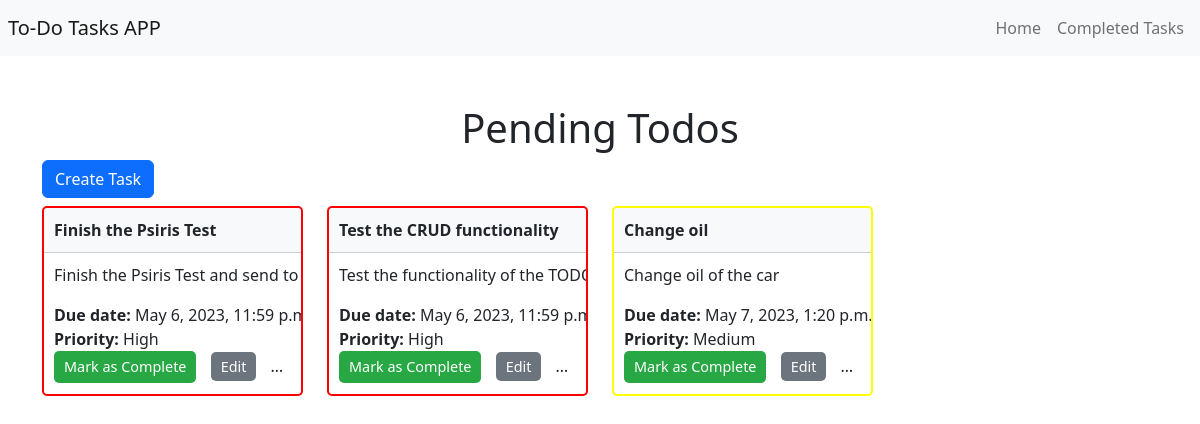
The app's page /, older data.
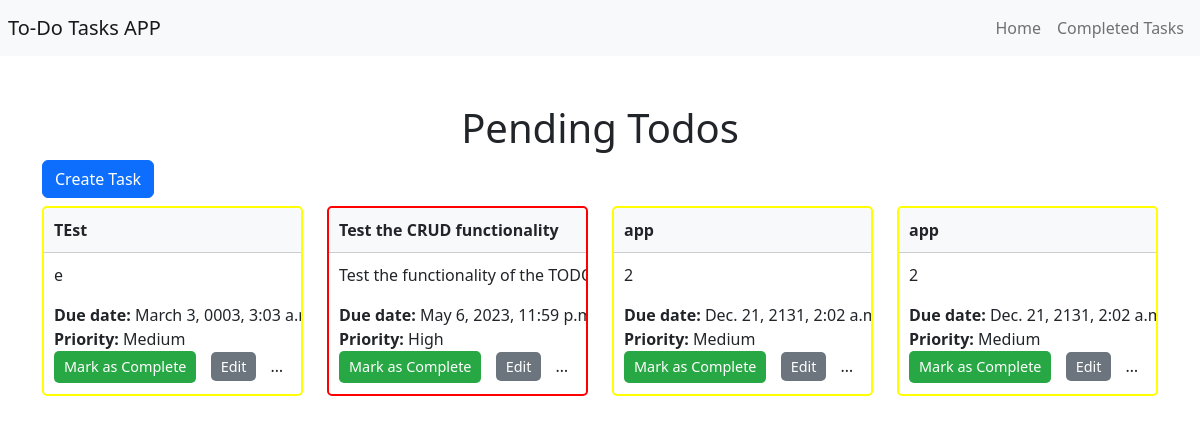
The same page, newer data.
### todo/models.py (models this page shows, shortened)
class Task(models.Model):
    HIGH = 'H'
    MEDIUM = 'M'
    LOW = 'L'
    PRIORITY_CHOICES = [
        (HIGH, 'High'),
        (MEDIUM, 'Medium'),
        (LOW, 'Low'),
    ]
    title = models.CharField(max_length=200)
    description = models.TextField()
    due_date = models.DateTimeField(default=timezone.now)
    priority = models.CharField(max_length=1, choices=PRIORITY_CHOICES, default=MEDIUM)
    completed = models.BooleanField(default=False)

### todo/views.py (the view)
# urls.py: path('', views.task_list, name='task_list'),
def task_list(request):
    tasks = Task.objects.filter(completed=False).order_by('due_date', 'priority')
    return render(request, 'todo/task_list.html', {'tasks': tasks})

### todo/templates/todo/task_list.html (shortened to what this page needs)
{% extends "todo/base.html" %}
{% load static %}
{% block content %}
  <h1 style="text-align:center;">Pending Todos</h1>
  <button type="button" class="btn btn-primary" data-bs-toggle="modal" data-bs-target="#createTaskModal">
    Create Task
  </button>
  <div class="row row-tasks" id="row-tasks">
    {% for task in tasks %}
      <div class="col-sm-6 col-md-4 col-lg-3 my-2 " data-task-id="{{ task.id }}">
        <div class="card tasks-card {% if task.priority == 'H' %}high-priority{% elif task.priority == 'M' %}medium-priority{% else %}low-priority{% endif %}" >
        <div class="card-header">{{ task.title }}</div>
          <div class="card-body card-body-overflow" style="padding:10px;">
            <p class="card-text">{{ task.description }}</p>
            <p class="card-text" style="margin-bottom:0;"><strong>Due date:</strong> {{ task.due_date }}</p>
            <p class="card-text" style="margin-bottom:0;"><strong>Priority:</strong> {{ task.get_priority_display }}</p>
            <form method="post" action="{% url 'todo:completed_tasks' %}" style="display:inline-block; margin-right:10px;">
              <button type="submit" style="padding:5px 10px; font-size:0.9rem; background-color:#28a745; color:#fff; border-radius:5px; border:none;" {% if task.completed %}disabled{% endif %}>Mark as Complete</button>
            </form>
            <a href="{% url 'todo:task_edit' task.id %}" style="padding:5px 10px; font-size:0.9rem; background-color:#6c757d; color:#fff; border-radius:5px; text-decoration:none; margin-right:10px;">Edit</a>
            <button type="button" class="btn btn-danger" data-bs-toggle="modal" data-bs-target="#deleteTaskModal"
            data-task-id="{{ task.id }}"
            style="padding:5px 10px; font-size:0.9rem; background-color:#dc3545; color:#fff; border-radius:5px; text-decoration:none;"
            >Delete</button>
          </div>
        </div>
      </div>
    {% empty %}
      <div class="col" style="text-align:center;">
        <p>No tasks yet.</p>
      </div>
    {% endfor %}
  </div>
{% endblock %}

Row changes from the older to the newer data that the page shows:
no longer on this page (row edited): Task: title "Finish the Psiris Test", description "Finish the Psiris Test and sen…", due_date "May 6, 2023, 11:59…", priority "High"
removed Task: title "Change oil", description "Change oil of the car", due_date "May 7, 2023, 1:20…", priority "Medium"
added Task: title "TEst", description "e", due_date "March 3, 0003, 3:0…", priority "Medium"
added Task: title "app", description "2", due_date "Dec. 21, 2131, 2:02…", priority "Medium"
added Task: title "app", description "2", due_date "Dec. 21, 2131, 2:02…", priority "Medium"
